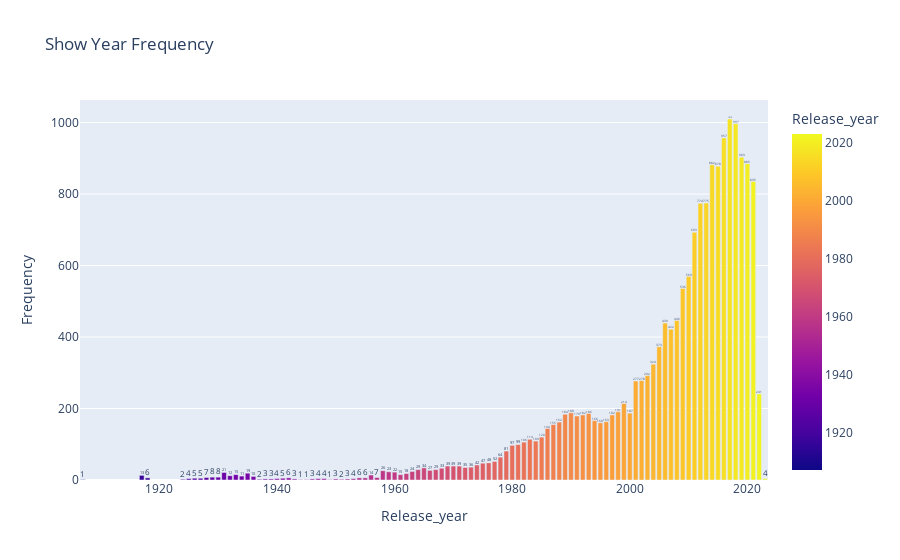

The cell this chart's notebook holds for it:
### Markdown cell above
## visualizing using plotly

### Code cell
fig = px.bar(data_frame=year, 
             x = year.index, 
             y = year, 
             color = year.index,
             color_discrete_sequence=["#222", "#E50914"],
             text_auto= True,
             title= "Show Year Frequency",
             labels = {
                    "y" : "Frequency",
                    "index" : "Show Year"
                }
            )

# Custom Format of numbers
fig.update_traces(insidetextfont = {
    "family": "consolas",
    "size": 15,
    
})

iplot(fig)

### Figure 1 — Plotly figure (JSON) as saved in the notebook; plotly's stock layout.template omitted (floating-point values rounded to 4 significant figures)
{"data": [{"alignmentgroup": "True", "hovertemplate": "Release_year=%{marker.color}<br>Frequency=%{y}<extra></extra>", "insidetextfont": {"family": "consolas", "size": 15}, "legendgroup": "", "marker": {"color": [2017, 2018, 2016, 2019, 2020, 2014, 2015, 2021, 2013, 2012, 2011, 2010, 2009, 2008, 2006, 2007, 2005, 2004, 2003, 2002, 2001, 2022, 1999, 1998, 1990, 2000, 1993, 1989, 1997, 1992, 1991, 1994, 1996, 1988, 1995, 1987, 1986, 1985, 1983, 1984, 1982, 1981, 1980, 1979, 1978, 1977, 1976, 1975, 1974, 1969, 1970, 1971, 1973, 1972, 1965, 1968, 1967, 1964, 1966, 1958, 1963, 1959, 1960, 1931, 1935, 1962, 1933, 1961, 1956, 1917, 1932, 1934, 1936, 1930, 1929, 1957, 1928, 1942, 1954, 1918, 1955, 1926, 1941, 1927, 1948, 1940, 1925, 1947, 1953, 2023, 1946, 1952, 1939, 1943, 1938, 1950, 1937, 1924, 1951, 1949, 1944, 1945, 1907], "coloraxis": "coloraxis", "pattern": {"shape": ""}}, "name": "", "offsetgroup": "", "orientation": "v", "showlegend": false, "textposition": "auto", "texttemplate": "%{y}", "type": "bar", "x": [2017, 2018, 2016, 2019, 2020, 2014, 2015, 2021, 2013, 2012, 2011, 2010, 2009, 2008, 2006, 2007, 2005, 2004, 2003, 2002, 2001, 2022, 1999, 1998, 1990, 2000, 1993, 1989, 1997, 1992, 1991, 1994, 1996, 1988, 1995, 1987, 1986, 1985, 1983, 1984, 1982, 1981, 1980, 1979, 1978, 1977, 1976, 1975, 1974, 1969, 1970, 1971, 1973, 1972, 1965, 1968, 1967, 1964, 1966, 1958, 1963, 1959, 1960, 1931, 1935, 1962, 1933, 1961, 1956, 1917, 1932, 1934, 1936, 1930, 1929, 1957, 1928, 1942, 1954, 1918, 1955, 1926, 1941, 1927, 1948, 1940, 1925, 1947, 1953, 2023, 1946, 1952, 1939, 1943, 1938, 1950, 1937, 1924, 1951, 1949, 1944, 1945, 1907], "xaxis": "x", "y": [1010, 997, 957, 903, 885, 882, 878, 835, 775, 774, 693, 569, 536, 446, 439, 422, 373, 324, 292, 278, 277, 241, 214, 191, 188, 187, 186, 184, 182, 182, 179, 166, 163, 162, 160, 155, 144, 120, 114, 109, 106, 99, 97, 81, 64, 52, 48, 47, 42, 39, 39, 39, 36, 35, 34, 33, 29, 29, 27, 26, 24, 23, 22, 21, 19, 18, 15, 15, 14, 13, 12, 11, 10, 8, 8, 7, 7, 6, 6, 6, 6, 5, 5, 5, 4, 4, 4, 4, 4, 4, 3, 3, 3, 3, 3, 3, 2, 2, 2, 1, 1, 1, 1], "yaxis": "y"}], "layout": {"barmode": "relative", "coloraxis": {"colorbar": {"title": {"text": "Release_year"}}, "colorscale": [[0, "#0d0887"], [0.1111, "#46039f"], [0.2222, "#7201a8"], [0.3333, "#9c179e"], [0.4444, "#bd3786"], [0.5556, "#d8576b"], [0.6667, "#ed7953"], [0.7778, "#fb9f3a"], [0.8889, "#fdca26"], [1, "#f0f921"]]}, "legend": {"tracegroupgap": 0}, "title": {"text": "Show Year Frequency"}, "xaxis": {"anchor": "y", "domain": [0, 1], "title": {"text": "Release_year"}}, "yaxis": {"anchor": "x", "domain": [0, 1], "title": {"text": "Frequency"}}}}
